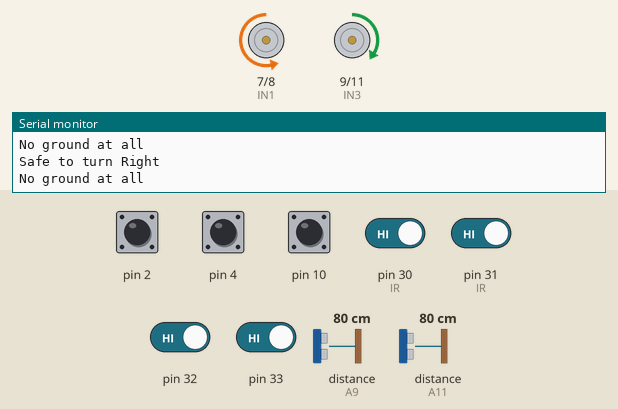
This sketch was run on a simulated Arduino Mega 2560, built with avr-gcc and run on an emulated ATmega2560. On the bench: motor-driver pin pairs drawn as motors (green arrow = first pin HIGH = forward, orange = second pin HIGH = backward, longer = more drive, scaled by the enable pin), the last lines printed to the serial monitor. Wiring (inferred from the names in the program): ultrasonic range finder: trigger A10; echo A11. The inputs (shaded band) are chosen by the test bench; at power-on: pin 2, pin 4, pin 10, pin 30 (IR), pin 31 (IR), pin 32, pin 33 HIGH, distance to the obstacle (sensors on A9, A11) 80 cm. The echo pulse lasts 58.3 µs per cm.

Above: at 2.3 s.
2.4 s: pin 30 (IR) driven LOW
4.3 s: pin 31 (IR) driven LOW
At 4.8 s:
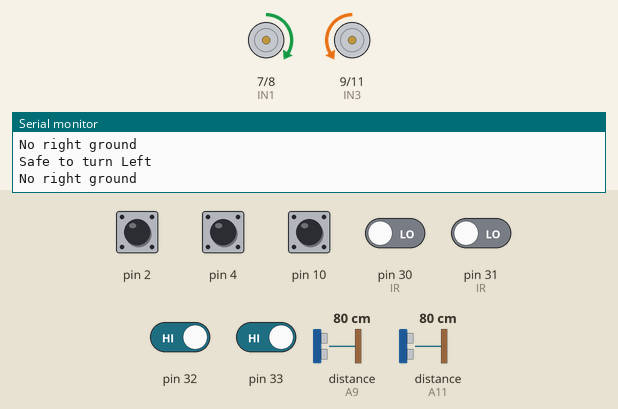
5.8 s: pin 33 driven LOW
At 6.9 s:
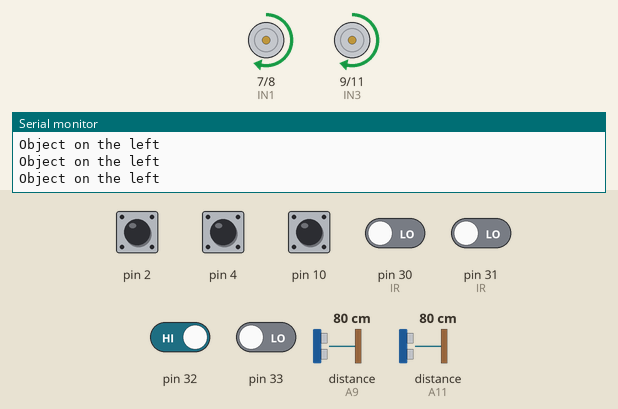
7.9 s: pin 32 driven LOW
At 9.5 s:
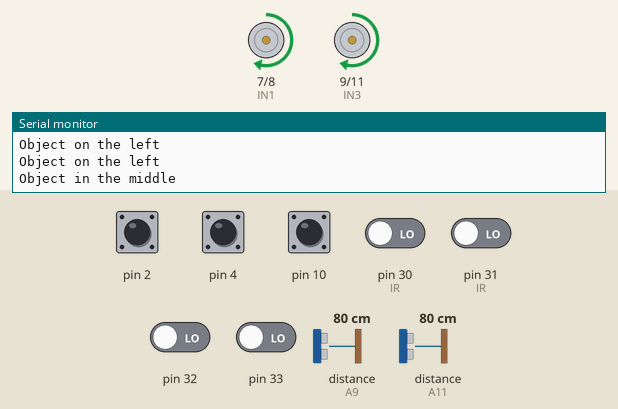
11.4 s: pin 32 driven HIGH
At 12.5 s:
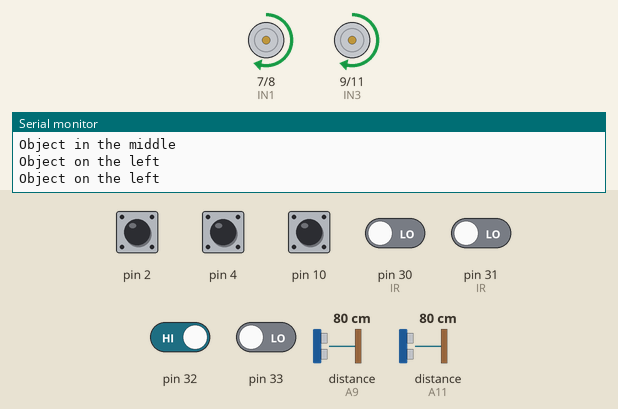
13.0 s: pin 33 driven HIGH
At 13.7 s:
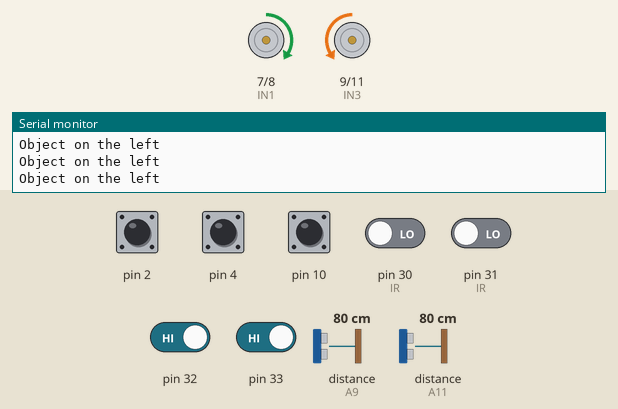
Timing chart, 0 to 15.5 s (numbered marks = the images above; inputs shaded):
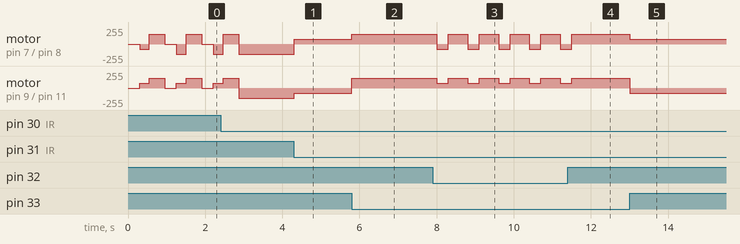

The sketch:

line_tracker_1.ino
```cpp
#define turnSpeed 150  // 200 recommended
#define straightSpeed 75 // 125 max speed
#define safeTurn 10
// IR Sensor pins
#define GROUND_L digitalRead(30)
#define GROUND_R digitalRead(31)
#define FRONT_L !digitalRead(32)
#define FRONT_R !digitalRead(33)
//define the ultrasonic pin
#define TRIG_L A8
#define ECHO_L A9
#define TRIG_R A10
#define ECHO_R A11
// line tracking pins
#define LT_R !digitalRead(10)
#define LT_M !digitalRead(4)
#define LT_L !digitalRead(2)
//define the L298n IO pin
#define ENA 5
#define ENB 6
#define IN1 7
#define IN2 8
#define IN3 9
#define IN4 11

//Previous state for line detection
int prevState[3];


void forward() {
  analogWrite(ENA, straightSpeed);
  analogWrite(ENB, straightSpeed);
  digitalWrite(IN1, HIGH);
  digitalWrite(IN2, LOW);
  digitalWrite(IN3, LOW);
  digitalWrite(IN4, HIGH);
}

void back(int duration) {
  analogWrite(ENA, straightSpeed);
  analogWrite(ENB, straightSpeed);
  digitalWrite(IN1, LOW);
  digitalWrite(IN2, HIGH);
  digitalWrite(IN3, HIGH);
  digitalWrite(IN4, LOW);

  delay(duration);
}

void left(int duration) {
  analogWrite(ENA, turnSpeed);
  analogWrite(ENB, turnSpeed);
  digitalWrite(IN1, LOW);
  digitalWrite(IN2, HIGH);
  digitalWrite(IN3, LOW);
  digitalWrite(IN4, HIGH);

  delay(duration);
}

void right(int duration) {
  analogWrite(ENA, turnSpeed);
  analogWrite(ENB, turnSpeed);
  digitalWrite(IN1, HIGH);
  digitalWrite(IN2, LOW);
  digitalWrite(IN3, HIGH);
  digitalWrite(IN4, LOW);

  delay(duration);
}

void stop(int duration) {
  digitalWrite(ENA, LOW);
  digitalWrite(ENB, LOW);

  delay(duration);
}

int getDistanceLeft() {
  digitalWrite(TRIG_L, LOW);
  delayMicroseconds(2);
  digitalWrite(TRIG_L, HIGH);
  delayMicroseconds(10);
  digitalWrite(TRIG_L, LOW);
  int duration = pulseIn(ECHO_L, HIGH);

  return (duration * 0.034) / 2;
}

int getDistanceRight() {
  digitalWrite(TRIG_R, LOW);
  delayMicroseconds(2);
  digitalWrite(TRIG_R, HIGH);
  delayMicroseconds(10);
  digitalWrite(TRIG_R, LOW);
  int duration = pulseIn(ECHO_R, HIGH);

  return (duration * 0.034) / 2;
}

void move() {
  // If both edge detectors are over the edge
  if (GROUND_R and GROUND_L)  {
    stop(300);
    back(250);
    //NOT safe to turn
    if (getDistanceRight() < safeTurn) {
      // TO-DO: FIND SOLUTION
      left(200);
      back(500);
      right(500);
      Serial.println("NOT Safe to turn Right");
    }
    //Safe to turn
    else {
      right(400);
      Serial.println("Safe to turn Right");
    }
    Serial.println("No ground at all");
  }

  else if (GROUND_L) {
    //NOT safe to turn
    if ((getDistanceRight() < safeTurn) || FRONT_L) {
      // TO-DO: FIND SOLUTION
      left(200);
      back(500);
      right(500);
      Serial.println("NOT Safe to turn Right");
    }
    //Safe to turn
    else {
      right(200);
      Serial.println("Safe to turn Right");
    }
    Serial.println("No left ground");
  }

  else if (GROUND_R) {
    //NOT safe to turn
    if ((getDistanceLeft() < safeTurn) || FRONT_R) {
      // TO-DO: FIND SOLUTION
      right(200);
      back(500);
      left(500);
      Serial.println("NOT Safe to turn Left");
    }
    else {
      left(200);
      Serial.println("Safe to turn Left");
    }
    Serial.println("No right ground");
  }

  else if (FRONT_L and FRONT_R) {
    // TO-DO: FIND SOLUTION
    back(300);
    right(500);
    Serial.println("Object in the middle");
  }

  else if (FRONT_R) {
    right(200);
    Serial.println("Object on the left");
  }

  else if (FRONT_L) {
    left(200);
    Serial.println("Object on the right");
  }

  else if (LT_L or LT_M or LT_R) {
    if (LT_L or (LT_L and LT_M)) {
      left(200);
    }
    else if (LT_R or (LT_R and LT_M)) {
      right(200);
    }
    else if (LT_L and LT_M and LT_R) {
      if (!(prevState[0] or prevState[1] or prevState[2])) {
        right(400);
      }
      else {
        forward();
      }
    }
    else if (LT_M) {
      forward();
    }
  }

  else {
    forward();
  }
}

void setup() {
  Serial.begin(9600);
  // Motor stuff
  pinMode(IN1, OUTPUT);
  pinMode(IN2, OUTPUT);
  pinMode(IN3, OUTPUT);
  pinMode(IN4, OUTPUT);
  pinMode(ENA, OUTPUT);
  pinMode(ENB, OUTPUT);
  digitalWrite(ENA, HIGH);
  digitalWrite(ENB, HIGH);
  // Sensor Stuff
  pinMode(30, INPUT); //IR
  pinMode(31, INPUT); //IR
  pinMode(A12, INPUT); //IR
  pinMode(A13, INPUT); //IR
  pinMode(TRIG_L, OUTPUT);  //Ultrasonic
  pinMode(ECHO_L, INPUT);   //Ultrasonic
  pinMode(TRIG_R, OUTPUT);  //Ultrasonic
  pinMode(ECHO_R, INPUT);   //Ultrasonic
}

void loop() {
  move();
  prevState[0] = LT_L;
  prevState[1] = LT_M;
  prevState[2] = LT_R;
}
```

Measured:
- after the input at 4.3 s, motor on pin 7 (IN1) / pin 8 (IN2): backward 150/255 → forward 75/255 at once; motor on pin 9 (IN3) / pin 11 (IN4): backward 150/255 → backward 75/255 at once
- after the input at 5.8 s, motor on pin 7 (IN1) / pin 8 (IN2): forward 75/255 → forward 150/255 at once; motor on pin 9 (IN3) / pin 11 (IN4): backward 75/255 → forward 150/255 at once
- after the input at 7.9 s, motor on pin 7 (IN1) / pin 8 (IN2): alternates forward 150/255 for 0.50 s and backward 75/255 for 0.30 s, starting after 0.10 s; motor on pin 9 (IN3) / pin 11 (IN4): alternates forward 150/255 for 0.50 s and forward 75/255 for 0.30 s, starting after 0.10 s
- after the input at 11.4 s, motor on pin 7 (IN1) / pin 8 (IN2), motor on pin 9 (IN3) / pin 11 (IN4): goes on until 11.5 s, then stays forward 150/255
- after the input at 13.0 s, motor on pin 7 (IN1) / pin 8 (IN2): forward 150/255 → forward 75/255 at once; motor on pin 9 (IN3) / pin 11 (IN4): forward 150/255 → backward 75/255 at once
